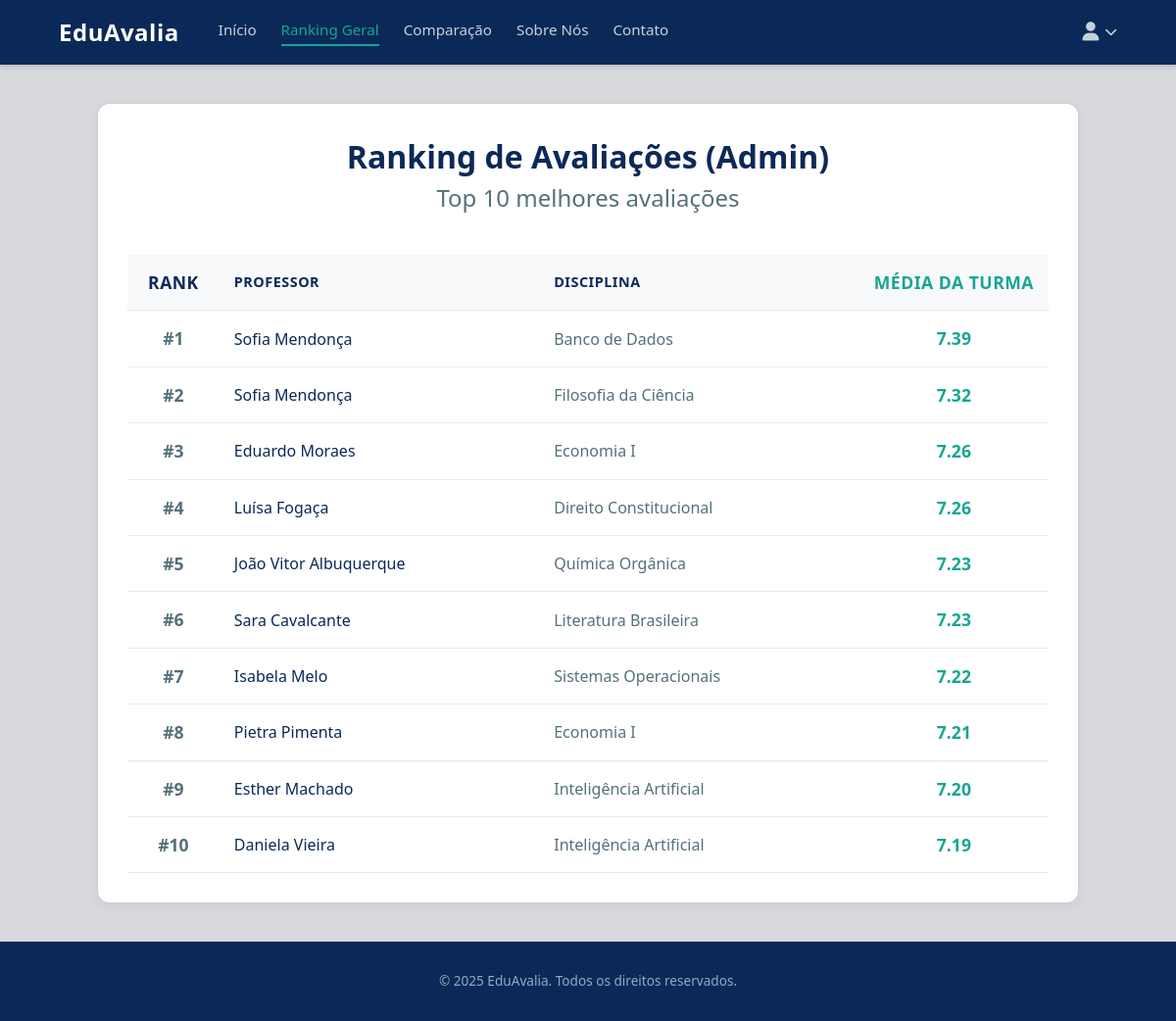
Page /ranking/ (signed in) on the earlier database version.
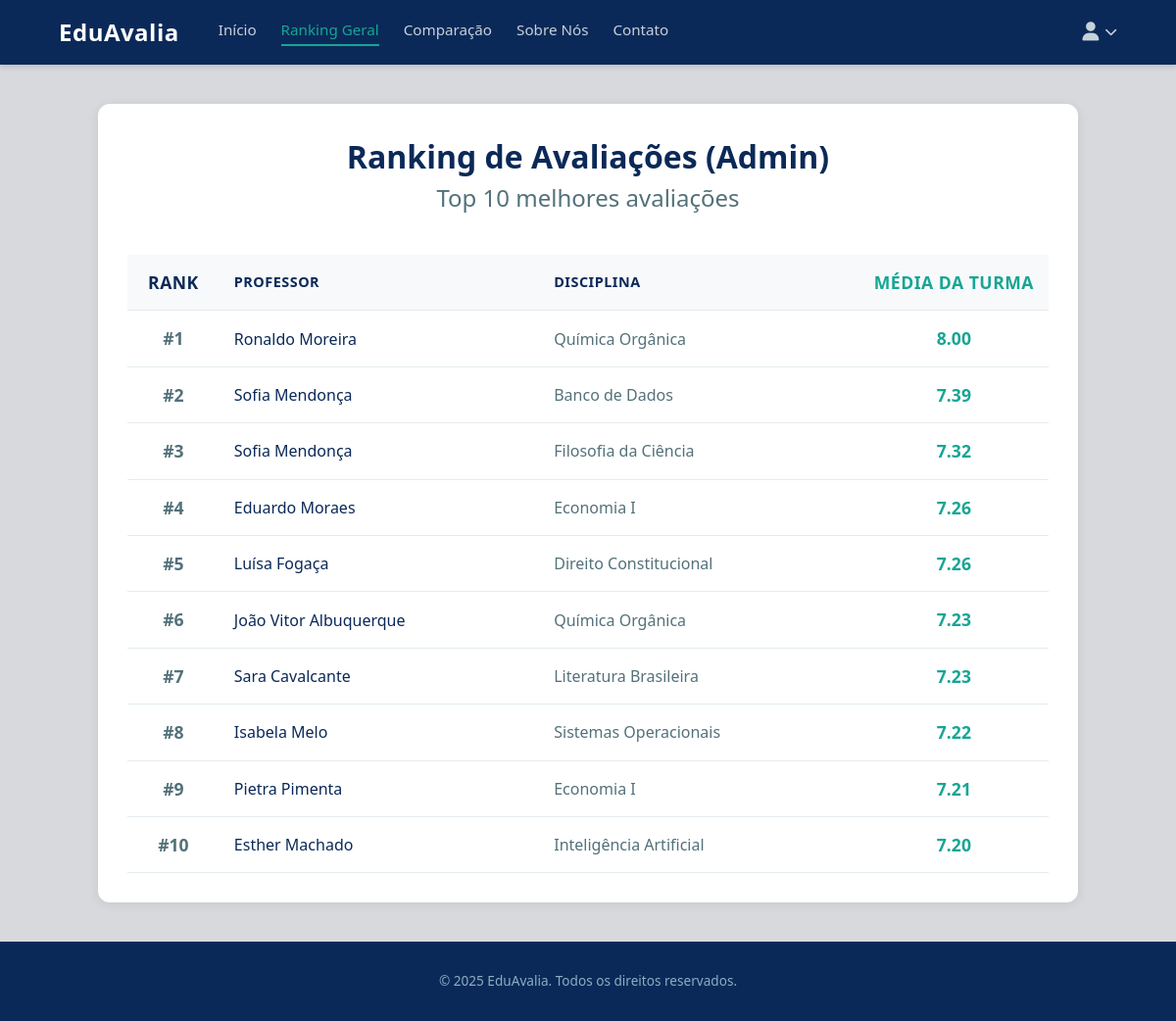
Same page on the later database version.
### avaliacoes/models.py (models this page shows, shortened)
class DisciplinaPessoa(models.Model):
    STATUS_CHOICES = [
        ('ativo', 'Ativo'),
        ('inativo', 'Inativo'),
    ]
    disciplina = models.ForeignKey('Materia', on_delete=models.CASCADE)
    pessoa = models.ForeignKey('CustomUser', on_delete=models.CASCADE, related_name='disciplinas_pessoa')
    status = models.CharField(max_length=20, choices=STATUS_CHOICES, default='ativo')
    class Meta:
        unique_together = ('disciplina', 'pessoa')

class CustomUser(AbstractUser):
    USER_TYPE_CHOICES = (
        ('aluno', 'Aluno'),
        ('professor', 'Professor'),
        ('admin', 'Administrador'),
    )
    user_type = models.CharField(max_length=20, choices=USER_TYPE_CHOICES, default='aluno')
    cpf = models.CharField(max_length=11, unique=True)
    data_nascimento = models.DateField(null=True, blank=True)

class Materia(models.Model):
    nome = models.CharField(max_length=100) # Este campo armazena o nome real ("Química")
    codigo = models.CharField(max_length=20, unique=True)
    data_inicio = models.DateField()
    nome_normalized = models.CharField(max_length=100, blank=True, db_index=True)

### avaliacoes/views.py (the view)
# urls.py: path('ranking/', views.ranking_geral, name='ranking_geral'),
@login_required(login_url='login')
def ranking_geral(request):
    if request.user.is_staff:
        limite = 10
    else:
        limite = 5
    ranking = DisciplinaPessoa.objects.annotate(
        media_nota=Avg('avaliacoes__categorias_avaliacao__nota')
    )
    ranking_disciplinas = ranking.filter(
        media_nota__isnull=False
    ).select_related(
        'pessoa', 'pessoa__professor', 'disciplina'
    ).order_by('-media_nota')
    ranking_top = ranking_disciplinas[:limite]
    context = {
        'ranking_disciplinas': ranking_top
    }
    return render(request, 'avaliacoes/ranking_geral.html', context)

### avaliacoes/templates/avaliacoes/ranking_geral.html (shortened to what this page needs)
{% extends 'base.html' %}
{% block content %}
<div class="ranking-wrapper">
    {% if request.user.is_staff %}
    <div class="admin-ranking-panel">
        <div class="ranking-header">
            <h1>Ranking de Avaliações (Admin)</h1>
            <h2>Top 10 melhores avaliações</h2>
        </div>
        <table class="admin-ranking-table">
            <thead>
                <tr>
                    <th class="rank-col">Rank</th>
                    <th class="prof-col">Professor</th>
                    <th class="disc-col">Disciplina</th>
                    <th class="nota-col">Média da Turma</th>
                </tr>
            </thead>
            <tbody>
                {% for dp in ranking_disciplinas %}
                <tr>
                    <td class="rank-col">#{{ forloop.counter }}</td>
                    <td class="prof-col">{{ dp.pessoa.get_full_name }}</td>
                    <td class="disc-col">{{ dp.disciplina.nome }}</td>
                    <td class="nota-col">{{ dp.media_nota|floatformat:2 }}</td>
                </tr>
                {% empty %}
                <tr>
                    <td colspan="4" style="text-align: center; padding: 30px;">
                        Ainda não há avaliações suficientes para gerar um ranking.
                    </td>
                </tr>
                {% endfor %}
            </tbody>
        </table>
    </div>
    {% endif %}
</div>
{% endblock content %}

Differences in the rows shown:
no longer on this page (row unchanged): DisciplinaPessoa: pessoa.get_full_name "Daniela Vieira", disciplina.nome "Inteligência Artificial", media_nota "7.19"
added DisciplinaPessoa: pessoa.get_full_name "Ronaldo Moreira", disciplina.nome "Química Orgânica", media_nota "8.00"
